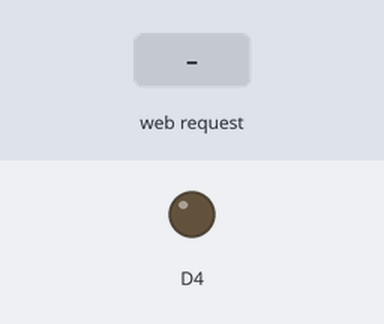
A sketch run on a simulated ESP8266 (NodeMCU). Shown: output pins drawn as LEDs (lit = HIGH). Inputs (shaded band) come from the test bench. WiFi joins after 1.5 s; servers stay silent unless stated; what the sketch prints to the serial monitor is not drawn.

Above: at 2.8 s.
2.9 s: HTTP request GET /on received
At 3.9 s:
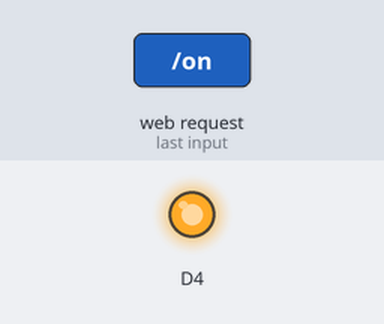
4.4 s: HTTP request GET /off received
At 5.0 s:
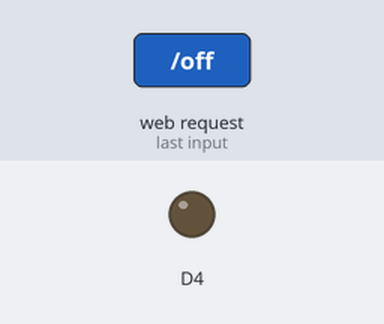
Timing chart, 0 to 7.4 s (numbered marks = the images above; inputs shaded):
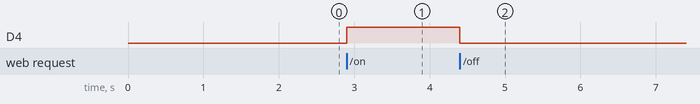

The sketch:

light_on_using_wifi_on_web_page.ino
```cpp
#include<ESP8266WiFi.h>
#define ssid "your wifi name"
#define password "your wifi password"
WiFiServer server(80);
void setup() {
  pinMode(D4,HIGH);
  Serial.begin(115200);
 WiFi.begin(ssid,password);
 Serial.println("Connecting to Network......");
 while(WiFi.status()!=WL_CONNECTED){
    delay(400);
    Serial.print(".");
   }
 Serial.println("");
 Serial.println("Connected to Network");
 server.begin();
 Serial.println("Use this IP to Acess the page: ");
 Serial.print(WiFi.localIP());
}
void loop() {
   WiFiClient client=server.available();
   if(!client){
    return;
   }
   String request=client.readStringUntil('\r');
   if(request.indexOf("/on")!=-1)
       digitalWrite(D4,1);
   if(request.indexOf("/off")!=-1)
       digitalWrite(D4,0);
  client.print("<!DOCTYPE html>\n");
client.print("<html>\n");
client.print("<head>\n");
client.print("\t<title>My Dashboard</title>\n");
client.print("</head>\n");
client.print("<body><center>\n");
client.print("\t<h3>Welcome to ABHI Automations</h3>\n");
client.print("\t<div style=\"margin top: 50px;  margin-bottom:50px \"></div>\n");
client.print("    <a href=\"on\"><button >Light ON</button></a>\n");
client.print("    <a href=\"off\"><button>Light off</button></a>\n");
client.print("</center>\n");
client.print("\n");
client.print("</body>\n");
client.print("</html>");

}
```

Measured:
- after the input at 2.9 s, D4: LOW → HIGH at once
- after the input at 4.4 s, D4: HIGH → LOW at once
